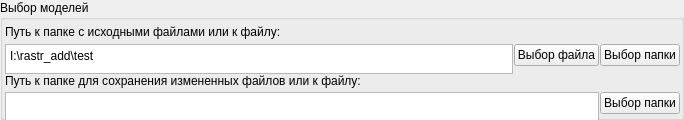
         <widget class="QGroupBox" name="GB_import_val_XL_2">
          <property name="sizePolicy">
           <sizepolicy hsizetype="Preferred" vsizetype="Fixed">
            <horstretch>0</horstretch>
            <verstretch>0</verstretch>
           </sizepolicy>
          </property>
          <property name="minimumSize">
           <size>
            <width>0</width>
            <height>120</height>
           </size>
          </property>
          <property name="maximumSize">
           <size>
            <width>16777215</width>
            <height>120</height>
           </size>
          </property>
          <property name="title">
           <string>Выбор моделей</string>
          </property>
          <property name="checkable">
           <bool>false</bool>
          </property>
          <layout class="QVBoxLayout" name="verticalLayout_5">
           <property name="spacing">
            <number>1</number>
           </property>
           <property name="leftMargin">
            <number>2</number>
           </property>
           <property name="topMargin">
            <number>1</number>
           </property>
           <property name="rightMargin">
            <number>1</number>
           </property>
           <property name="bottomMargin">
            <number>1</number>
           </property>
           <item>
            <widget class="QLabel" name="label_9">
             <property name="minimumSize">
              <size>
               <width>80</width>
               <height>22</height>
              </size>
             </property>
             <property name="maximumSize">
              <size>
               <width>300</width>
               <height>22</height>
              </size>
             </property>
             <property name="text">
              <string>Путь к папке с исходными файлами или к файлу:</string>
             </property>
            </widget>
           </item>
           <item>
            <layout class="QHBoxLayout" name="horizontalLayout_11">
             <item>
              <widget class="QPlainTextEdit" name="path_rm">
               <property name="enabled">
                <bool>true</bool>
               </property>
               <property name="sizePolicy">
                <sizepolicy hsizetype="Expanding" vsizetype="Expanding">
                 <horstretch>0</horstretch>
                 <verstretch>0</verstretch>
                </sizepolicy>
               </property>
               <property name="minimumSize">
                <size>
                 <width>508</width>
                 <height>30</height>
                </size>
               </property>
               <property name="maximumSize">
                <size>
                 <width>10000</width>
                 <height>30</height>
                </size>
               </property>
               <property name="baseSize">
                <size>
                 <width>0</width>
                 <height>35</height>
                </size>
               </property>
               <property name="plainText">
                <string>I:\rastr_add\test</string>
               </property>
              </widget>
             </item>
             <item>
              <widget class="QPushButton" name="choice_from_file">
               <property name="maximumSize">
                <size>
                 <width>85</width>
                 <height>16777215</height>
                </size>
               </property>
               <property name="text">
                <string>Выбор файла</string>
               </property>
              </widget>
             </item>
             <item>
              <widget class="QPushButton" name="choice_from_folder">
               <property name="maximumSize">
                <size>
                 <width>85</width>
                 <height>16777215</height>
                </size>
               </property>
               <property name="text">
                <string>Выбор папки</string>
               </property>
              </widget>
             </item>
            </layout>
           </item>
           <item>
            <widget class="QLabel" name="label_10">
             <property name="minimumSize">
              <size>
               <width>300</width>
               <height>23</height>
              </size>
             </property>
             <property name="maximumSize">
              <size>
               <width>400</width>
               <height>20</height>
              </size>
             </property>
             <property name="text">
              <string>Путь к папке для сохранения измененных файлов или к файлу:</string>
             </property>
            </widget>
           </item>
           <item>
            <layout class="QHBoxLayout" name="horizontalLayout_12">
             <item>
              <widget class="QPlainTextEdit" name="T_InFolder">
               <property name="minimumSize">
                <size>
                 <width>508</width>
                 <height>30</height>
                </size>
               </property>
               <property name="maximumSize">
                <size>
                 <width>10000</width>
                 <height>30</height>
                </size>
               </property>
               <property name="plainText">
                <string/>
               </property>
              </widget>
             </item>
             <item>
              <widget class="QPushButton" name="choice_in_folder">
               <property name="maximumSize">
                <size>
                 <width>85</width>
                 <height>16777215</height>
                </size>
               </property>
               <property name="text">
                <string>Выбор папки</string>
               </property>
              </widget>
             </item>
            </layout>
           </item>
          </layout>
         </widget>
